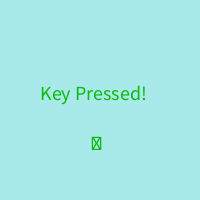
Frame 1 (no input)
Frame 60 (the mouse pressed at the canvas centre just before this capture): identical to frame 1, image omitted
Frame 120 (the mouse held since frame 60 and released just before this capture): identical to frame 1, image omitted

The Processing sketch that drew this single still picture (run headless with seeded random() and noise(); from frame 60 on, the mouse is pressed at the canvas centre):

// Processing sketch: processing_103252
// ── processing_103252.pde

void setup() {
  size (200, 200);
}

void draw() {
  background(168, 234, 233); // why is this in draw()?

  if (keyPressed == true) {

} fill(13, 185, 14);
    textSize(20);
    text("Key Pressed!", 40, 100);
    text(key, 90, 150); //display the key value at position (90, 150)

  }
